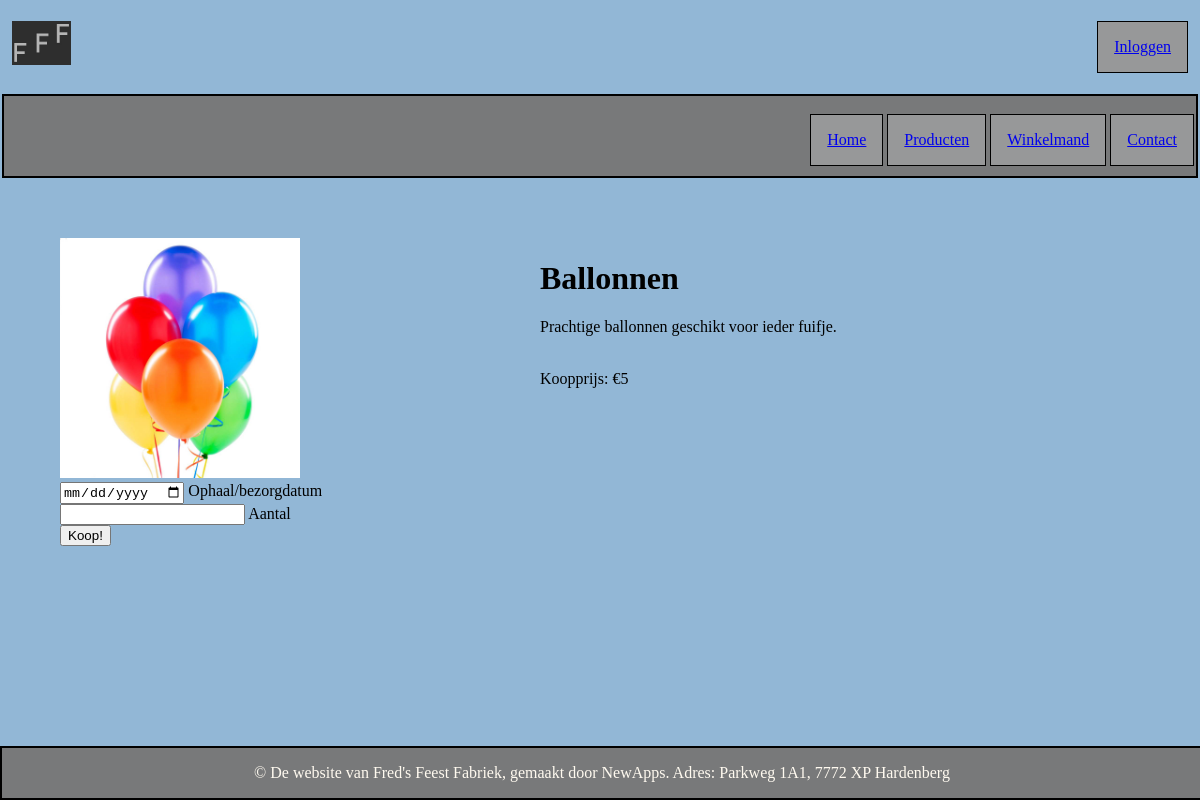
Screenshot of /articlePage.php?id=3 with the database file from the repository.
### tables this page shows
CREATE TABLE `product` (
  `productID` int(11) NOT NULL,
  `artikel_categorieID` int(11) NOT NULL,
  `afbeelding` text NOT NULL,
  `naam` varchar(254) NOT NULL,
  `beschrijving` mediumtext NOT NULL,
  `prijs` int(11) DEFAULT NULL,
  `prijsDag` int(11) DEFAULT NULL,
  `prijsWeek` int(11) DEFAULT NULL,
  `onderhoud` tinyint(4) NOT NULL
);

### articlePage.php (called while the page is built)
<?php
include_once('header.php');
include_once('pageIncludes/articleContent.php');
include_once('footer.php');

### pageIncludes/articleContent.php (the view, shortened to what this page needs)
<!DOCTYPE html>
<html lang="nl">
<head>
    <link rel="stylesheet" href="./css/article.css">
</head>
<body>
<div id="page-wrapper">
<?php
$query = "SELECT * FROM product WHERE productID = ?";
$stmt = $db->prepare($query);
$stmt->execute(array($_GET['id']));
$products = $stmt->fetch();
        echo '<div class="productAfbeelding"><img src="'.$products['afbeelding'].'" alt="Productafbeelding">';
        echo '<br>';
        echo '<form method="post"><div class="reserveren">';
        if ($products['onderhoud'] == 1){
            echo '<p> Product zit in onderhoud. </p>';
        }
        elseif ($products['prijs'] === NULL) {
            echo '<input class="startDate" type="date" name="startDate"> Begin Datum  &nbsp';
            echo '<input class="endDate" type="date" name="endDate"> Eind Datum<br>';
            echo '<input class="amount" type="number" name="amount"> Aantal<br>';
            echo '<input type="submit" name="submit" id="submit" value="Reserveer!">';
        }else {
            echo '<input class="startDate" type="date" name="startDate"> Ophaal/bezorgdatum<br>';
            echo '<input class="amount" type="number" name="amount"> Aantal<br>';
            echo '<input type="submit" name="submit" id="submit" value="Koop!">';
        }
        echo '</form></div></div>';
        echo '<div class="descBox">';
        echo '<h1>'. $products['naam'] .'</h1>';
        echo '<p>'.$products['beschrijving'] .'</p>';
        echo '<br>';
        if ($products['prijs'] === NULL){
            echo '<br>';
            echo 'Prijs per dag: €' . $products['prijsDag']/100;
            echo '<br>';
            echo 'Prijs per week: €' . $products['prijsWeek']/100;
            echo '<br>';
        } else{
            echo 'Koopprijs: €' . $products['prijs']/100;
            echo '<br><br><br>';
        }
        echo '</div>';
?>
</body>
</html>

### css/header.css (style rules this page uses)
body { background-color: #92b7d6; }
img { max-width: 50%; height: auto; }

### css/article.css (style rules this page uses)
#page-wrapper { display: flex; flex-direction: row; margin-top: 5%; }
.productAfbeelding { max-width: 40%; margin-left: 5%; }

### css/footer.css (style rules this page uses)
body { width: 100%; margin: 0 auto; }

### rows the page displays
product: afbeelding (picture), naam "Ballonnen", beschrijving "Prachtige ballonnen geschikt voor ieder fuifje.", $products['prijs']/100 "5"
